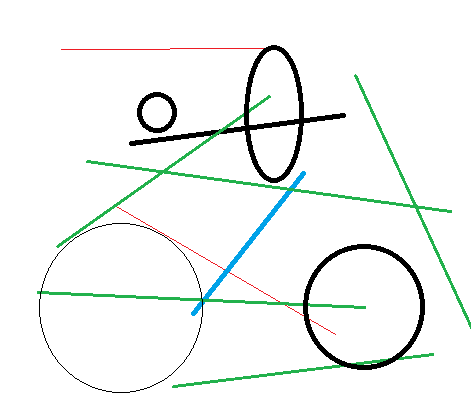
#> input picture lines.png, 471 x 411 px
$ python HoughLineInspect.py
#> lines starting #> are read from the running program, lines starting #| are printed output that depends on the picture; after the words box and inside, x2 and y2 are one past the last pixel; in counts of white or black regions, pixels touching at a corner belong together
#> further down, src is the input picture: shape (411, 471, 3); mean B, G, R 243.3, 245.2, 241.7
import cv2 as cv
import numpy as np


def HoughLines_demo(img):
    gray = cv.cvtColor(img, cv.COLOR_BGR2GRAY)
    cv.imshow("grayImage", gray)
    edge = cv.Canny(gray, 50, 150)
    cv.imshow("edgeImage", edge)
    lines = cv.HoughLines(edge, 1, np.pi / 180, 250)
    print(lines)
    for line in lines:
        rho, theta = line[0]
        x0 = rho * np.cos(theta)
        y0 = rho * np.sin(theta)
        x1 = int(x0 + 1000 * np.sin(theta))
        y1 = int(y0 - 1000 * np.cos(theta))
        x2 = int(x0 - 1000 * np.sin(theta))
        y2 = int(y0 + 1000 * np.cos(theta))
        cv.line(img, (x1, y1), (x2, y2), (255, 0, 0), thickness=1)
    cv.imshow("outputImage", img)


def HoughLinesP_demo(img):
    gray = cv.cvtColor(img, cv.COLOR_BGR2GRAY)
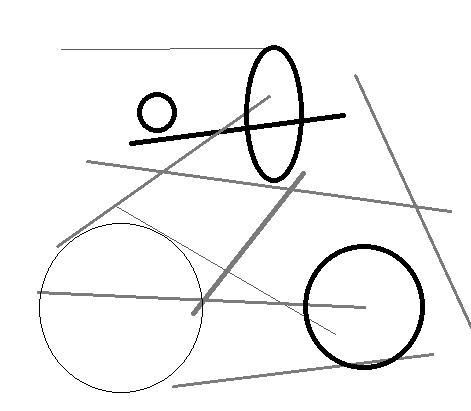
#> gray: shape (411, 471); min 0, max 255, mean 244
    cv.imshow("grayImage", gray)
    edge = cv.Canny(gray, 50, 150)
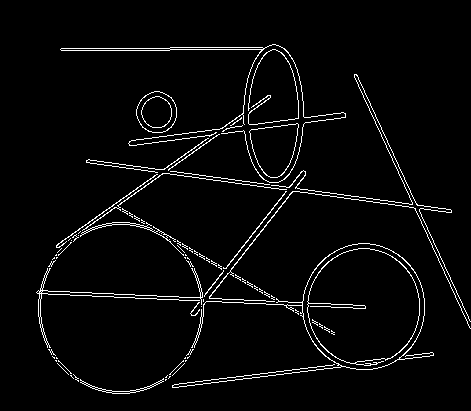
#> edge: shape (411, 471); 3.6% white in thin lines or dots, all inside (x1, y1, x2, y2) = (36, 44, 471, 394)
    cv.imshow("edgeImage", edge)
    lines = cv.HoughLinesP(edge, 1, np.pi / 180, 100, minLineLength=30, maxLineGap=8)
#> lines = 20 rows, first 6: [86, 162, 282, 189], [88, 159, 451, 210], [172, 387, 345, 366], [174, 384, 432, 352], [56, 245, 248, 110], [70, 238, 270, 97]
    print(lines)
#> (printed output is left out)
    for line in lines:
        x0, y0, x1, y1 = line[0, :]
        cv.line(img, (x0, y0), (x1, y1), (255, 255, 0))
#> this loop made 20 passes
#> (x0, y0, x1, y1) on passes 1 to 12: (86, 162, 282, 189), (88, 159, 451, 210), (172, 387, 345, 366), (174, 384, 432, 352), (56, 245, 248, 110), (70, 238, 270, 97), (354, 77, 444, 271), (144, 298, 314, 306), (38, 290, 169, 296), (370, 105, 470, 321), (298, 302, 364, 305), (226, 268, 303, 170)
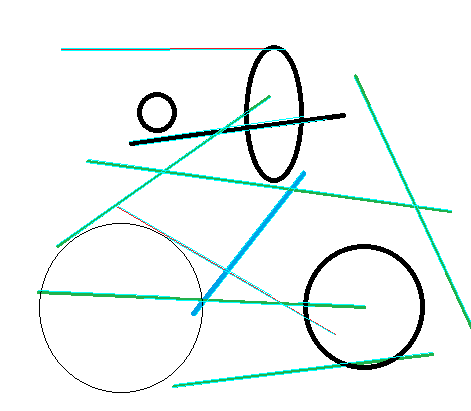
#> img: shape (411, 471, 3); 1.76% of pixels changed, all inside (x1, y1, x2, y2) = (38, 48, 471, 388)
    cv.imshow("OutputImage", img)


src = cv.imread("lines.png")
cv.imshow("InputImage", src)
HoughLinesP_demo(src)
cv.waitKey(0)
cv.destroyAllWindows()

$ run again, with chirecog.png copied over lines.png
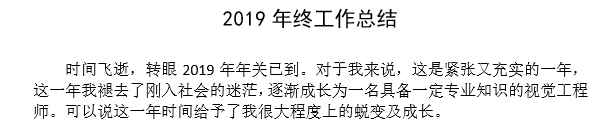
#> input picture chirecog.png, 607 x 125 px
#> src is the input picture: shape (125, 607, 3); min 0, max 255, mean 237.2
#> in HoughLinesP_demo, `edge = cv.Canny(gray, 50, 150)`:
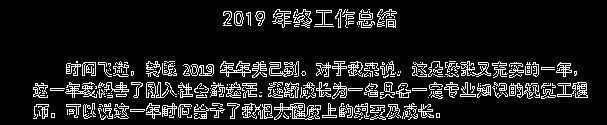
#> edge: shape (125, 607); 11.3% white in thin lines or dots, all inside (x1, y1, x2, y2) = (33, 9, 588, 120)
#> lines = 95 rows, first 6: [141, 85, 218, 86], [33, 88, 96, 88], [431, 91, 585, 94], [429, 86, 531, 84], [66, 89, 195, 89], [243, 96, 345, 96]
#> (printed output is left out)
#> the loop in HoughLinesP_demo, `for line in lines:` made 95 passes
#> after the loop in HoughLinesP_demo, `for line in lines:`:
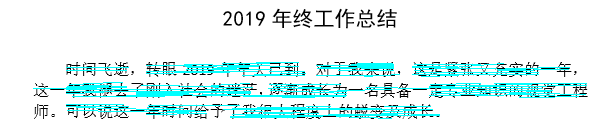
#> img: shape (125, 607, 3); 9.13% of pixels changed, all inside (x1, y1, x2, y2) = (33, 62, 587, 119)
